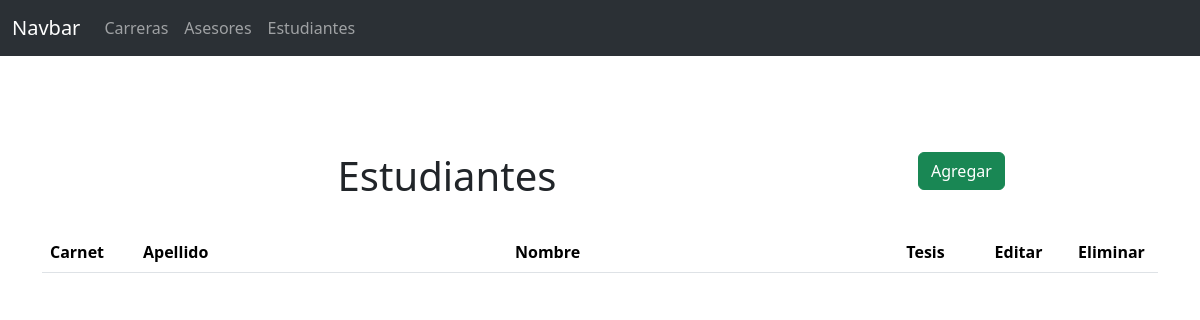
The app's page /students.php, older data.
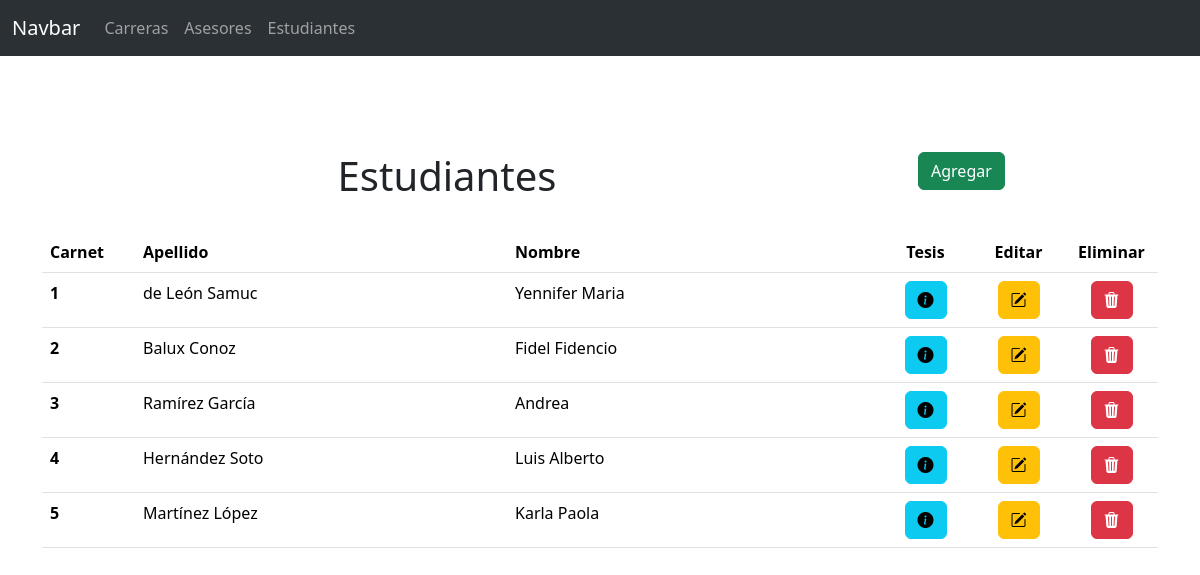
The same page, newer data.
### tables this page shows
CREATE TABLE Estudiante (
    id_estudiante INT NOT NULL PRIMARY KEY,
    primer_nombre VARCHAR(100) NOT NULL,
    segundo_nombre VARCHAR(100),
    primer_apellido VARCHAR(100) NOT NULL,
    segundo_apellido VARCHAR(100) NOT NULL,
    email VARCHAR(150) NOT NULL,
    telefono VARCHAR(15),
    estado BOOLEAN NOT NULL DEFAULT TRUE
);

### controller/db/StudentDB.php (called while the page is built, shortened)
<?php
class StudentDB
{
    public function getAll($conn)
    {
        $students = [];
        $sql = "SELECT
            id_estudiante, primer_nombre, segundo_nombre, primer_apellido, segundo_apellido
            FROM Estudiante WHERE estado=TRUE";
        $result = $conn->query($sql);
        while ($row = $result->fetch_assoc()) {
            $students[] = new Student(
                $row['id_estudiante'],
                $row['primer_nombre'],
                $row['segundo_nombre'] ?? '',
                $row['primer_apellido'],
                $row['segundo_apellido']
            );
        }
        return $students;
    }
}
?>

### model/Student.php (called while the page is built, shortened)
<?php
class Student {
    private $id;
    private $firstName;
    private $secondName;
    private $lastName;
    private $secondLastName;
    public function __construct(
        $id = -1,
        $firstName = '',
        $secondName = '',
        $lastName = '',
        $secondLastName = '',
        $phone = '',
        $email = '',
        $status = true
    ) {
        $this->id = $id;
        $this->firstName = $firstName;
        $this->secondName = $secondName;
        $this->lastName = $lastName;
        $this->secondLastName = $secondLastName;
    }
    public function getId(){
        return $this->id;
    }
    public function getFirstName() {
        return $this->firstName;
    }
    public function getSecondName() {
        return $this->secondName;
    }
    public function getLastName() {
        return $this->lastName;
    }
    public function getSecondLastName() {
        return $this->secondLastName;
    }
}
?>

### students.php (the view, shortened to what this page needs)
<?php
include "./model/Conexion.php";
include "./model/Student.php";
include "./controller/db/StudentDB.php";
$studentDB = new StudentDB();
?>
<!DOCTYPE html>
<html lang="en">
<head>
    <link rel="stylesheet" href="https://cdn.jsdelivr.net/npm/bootstrap-icons@1.11.3/font/bootstrap-icons.min.css">
    <link href="https://cdn.jsdelivr.net/npm/bootstrap@5.3.3/dist/css/bootstrap.min.css" rel="stylesheet"
>
</head>
<body>
    <?php include "./components/navbar.php" ?>
    <main>
        <section class="px-5 pt-5">
        </section>
        <section class="mt-5">
            <div class="row">
                <div class="col-md-9">
                    <h1 class="text-center">Estudiantes</h1>
                </div>
                <div class="col-md-3">
                    <button type="button" class="btn btn-success" data-bs-toggle="modal"
                        data-bs-target="#createStudentModal">
                        Agregar
                    </button>
                </div>
            </div>
        </section>
        <section class="container mt-4">
            <table class="table">
                <thead>
                    <tr>
                        <th scope="col" class="col-1">Carnet</th>
                        <th scope="col" class="col-4">Apellido</th>
                        <th scope="col" class="col-4">Nombre</th>
                        <th scope="col" class="col-1 text-center">Tesis</th>
                        <th scope="col" class="col-1 text-center">Editar</th>
                        <th scope="col" class="col-1 text-center">Eliminar</th>
                    </tr>
                </thead>
                <tbody>
                    <?php
                    $students = $studentDB->getAll($conexion);
                    foreach ($students as $student): ?>
                        <tr>
                            <th scope="row">
                                <?= $student->getId() ?>
                            </th>
                            <td>
                                <?= $student->getLastName() ?>     <?= $student->getSecondLastName() ?>
                            </td>
                            <td>
                                <?= $student->getFirstName() ?>     <?= $student->getSecondName() ?>
                            </td>
                            <td class="text-center">
                                <a class="btn btn-info" href="view_student.php?id=<?= $student->getId() ?>">
                                    <i class="bi bi-info-circle-fill"></i>
                                </a>
                            </td>
                            <td class="text-center">
                                <button class="btn btn-warning"
                                    onclick="prepareModifyStudentModal(<?= $student->getId() ?>)">
                                    <i class="bi bi-pencil-square"></i>
                                </button>
                            </td>
                            <td class="text-center">
                                <button class="btn btn-danger"
                                    onclick="prepareDeleteStudentModal(<?= $student->getId() ?>)">
                                    <i class="bi bi-trash3-fill"></i>
                                </button>
                            </td>
                        </tr>
                    <?php endforeach; ?>
                </tbody>
            </table>
        </section>
    </main>
</body>
</html>

### components/navbar.php (shortened to what this page needs)
<nav class="navbar navbar-expand-lg bg-body-tertiary" data-bs-theme="dark">
    <div class="container-fluid">
        <a class="navbar-brand" href="index.php">Navbar</a>
        <div class="collapse navbar-collapse" id="navbarNavDropdown">
            <ul class="navbar-nav">
                <li class="nav-item">
                    <a class="nav-link" href="carrers.php">Carreras</a>
                </li>
                <li class="nav-item">
                    <a class="nav-link" href="consultants.php">Asesores</a>
                </li>
                <li class="nav-item">
                    <a class="nav-link" href="students.php">Estudiantes</a>
                </li>
            </ul>
        </div>
    </div>
</nav>

Row changes from the older to the newer data that the page shows:
added estudiante: id_estudiante "1", primer_apellido "de León", segundo_apellido "Samuc", primer_nombre "Yennifer", segundo_nombre "Maria"
added estudiante: id_estudiante "2", primer_apellido "Balux", segundo_apellido "Conoz", primer_nombre "Fidel", segundo_nombre "Fidencio"
added estudiante: id_estudiante "3", primer_apellido "Ramírez", segundo_apellido "García", primer_nombre "Andrea"
added estudiante: id_estudiante "4", primer_apellido "Hernández", segundo_apellido "Soto", primer_nombre "Luis Alberto"
added estudiante: id_estudiante "5", primer_apellido "Martínez", segundo_apellido "López", primer_nombre "Karla Paola"
